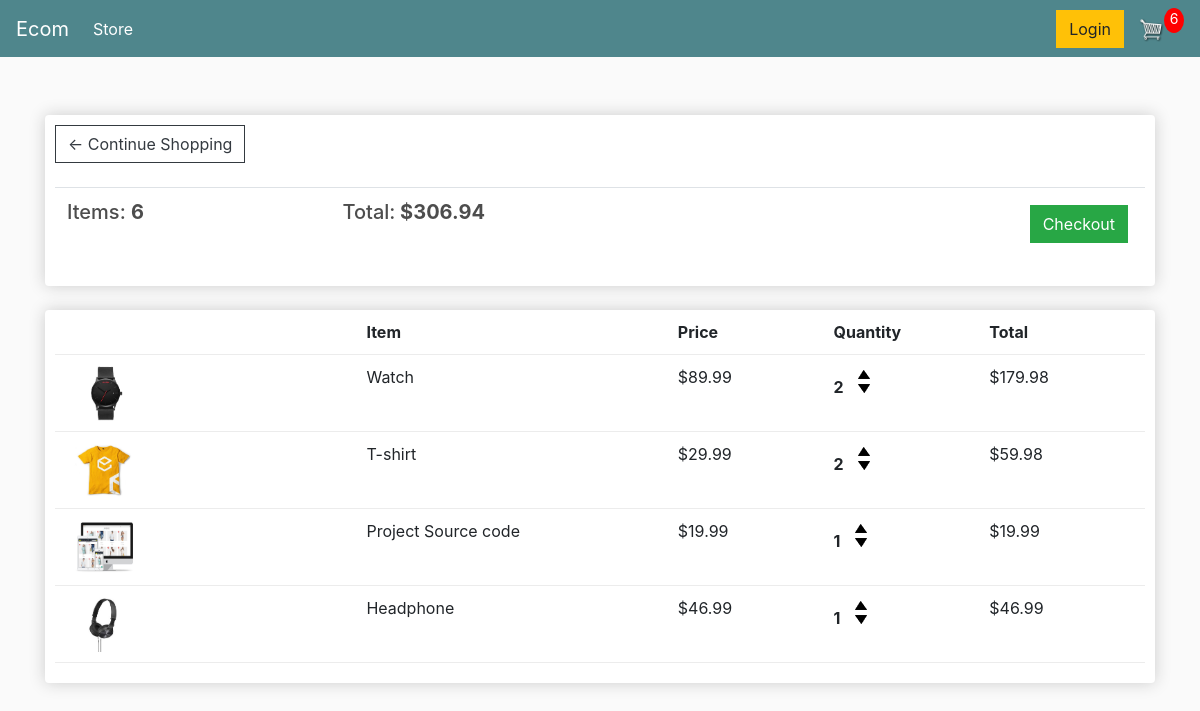
The page /cart/ (signed in) on the database as committed earlier.
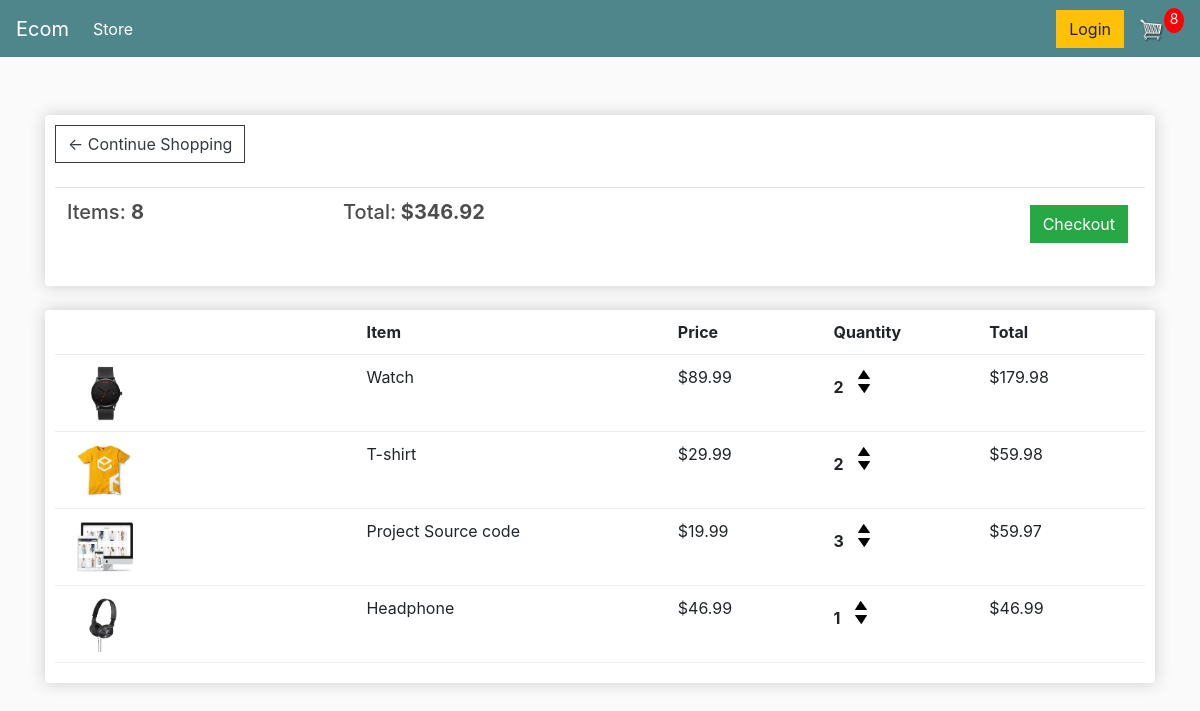
The same page on the database as committed later.
### store/models.py (models this page shows, shortened)
class Order(models.Model):
	customer = models.ForeignKey(Customer, on_delete=models.SET_NULL, null=True, blank=True)
	date_ordered = models.DateTimeField(auto_now_add=True)
	complete = models.BooleanField(default=False)
	transaction_id = models.CharField(max_length=100, null=True)
	def __str__(self):
		return str(self.id)
	@property
	def get_cart_total(self):
		orderitems = self.orderitem_set.all()
		total = sum([item.get_total for item in orderitems])
		return total
	@property
	def get_cart_items(self):
		orderitems = self.orderitem_set.all()
		total = sum([item.quantity for item in orderitems])
		return total

class OrderItem(models.Model):
	product = models.ForeignKey(Product, on_delete=models.SET_NULL, null=True)
	order = models.ForeignKey(Order, on_delete=models.SET_NULL, null=True)
	quantity = models.IntegerField(default=0, null=True, blank=True)
	date_added = models.DateTimeField(auto_now_add=True)
	@property
	def get_total(self):
		total = self.product.price * self.quantity
		return total

class Product(models.Model):
	name = models.CharField(max_length=200)
	price = models.DecimalField(max_digits=7,decimal_places=2)
	digital = models.BooleanField(default=False,null=True, blank=True)
	image = models.ImageField(null=True, blank=True)
	@property
	def imageURL(self):
		try:
			url = self.image.url
		except:
			url = ''
		return url

### store/views.py (the view)
# urls.py: path('cart/', views.cart, name="cart"),
def cart(request):
	if request.user.is_authenticated:
		print('Fucking i am authenticated')
		customer = request.user.customer
		order, created = Order.objects.get_or_create(customer=customer, complete=False)
		print('Orders : ', order)
		items = order.orderitem_set.all()
		print('Items Ordered : ', items)
		cartItems = order.get_cart_items
	else:
		items = []
		order = {'get_cart_total':0, 'get_cart_items':0 , 'shipping':False}
		cartItems = order['get_cart_items']
	context = {'items':items, 'order':order , 'cartItems':cartItems}
	return render(request, 'store/cart.html', context)

### store/templates/store/cart.html
{% extends 'store/main.html' %}
{% load static%}
{% block content %}
<div class="row">
    <div class="col-lg-12">
        <div class="box-element">
            <a class="btn btn-outline-dark" href="{% url 'store' %}">&#x2190; Continue Shopping</a>
            <br>
            <br>
            <table class="table">
                <tr>
                    <th>
                        <h5>Items: <strong>{{order.get_cart_items}}</strong></h5>
                    </th>
                    <th>
                        <h5>Total:<strong> ${{order.get_cart_total|floatformat:2}}</strong></h5>
                    </th>
                    <th>
                        <a style="float:right; margin:5px;" class="btn btn-success"
                            href="{% url 'checkout' %}">Checkout</a>
                    </th>
                </tr>
            </table>
        </div>
        <br>
        <div class="box-element">
            <div class="cart-row">
                <div style="flex:2"></div>
                <div style="flex:2"><strong>Item</strong></div>
                <div style="flex:1"><strong>Price</strong></div>
                <div style="flex:1"><strong>Quantity</strong></div>
                <div style="flex:1"><strong>Total</strong></div>
            </div>
            {% for item in items %}
            <div class="cart-row">
                <div style="flex:2"><img class="row-image" src="{{item.product.imageURL}}"></div>
                <div style="flex:2"><p>{{item.product.name}}</p></div>
                <div style="flex:1"><p>${{item.product.price|floatformat:2}}</p></div>
                <div style="flex:1">
                    <p class="quantity">{{item.quantity}}</p>
                    <div class="quantity">
                        <img data-product="{{item.product.id}}" data-action="add" class="chg-quantity update-cart" src="{% static  'images/arrow-up.png' %}">
                        <img data-product="{{item.product.id}}" data-action="remove" class="chg-quantity update-cart" src="{% static  'images/arrow-down.png' %}">
                    </div>
                </div>
                <div style="flex:1">${{item.get_total}}</div>
            </div>
            {% endfor %}
        </div>
    </div>
</div>
{% endblock content %}

Rows that differ between the two databases and show on the page:
changed through a linked row, Order: get_cart_items "6" → "8"; get_cart_total "306.94" → "346.92"
changed OrderItem "Project Source code": quantity "1" → "3"; get_total "19.99" → "59.97"
Other text that changed with them:
{{ cartItems }}: "6" → "8"
